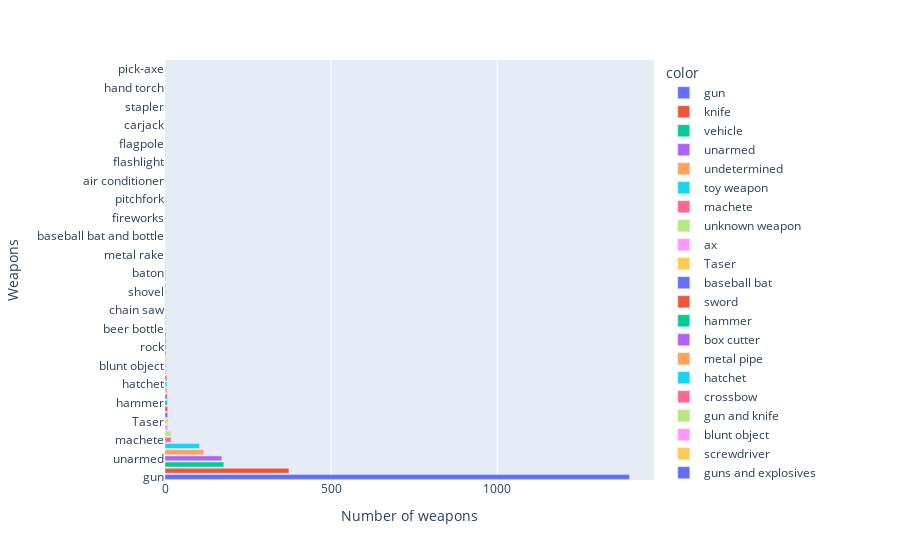

Notebook code for this chart:
### Code cell
weapons = un_armed_df.armed.value_counts()
weapons_bar = px.bar(y=weapons.index, x=weapons.values, orientation='h', color=weapons.index, labels={'y':'Weapons', 'x':'Number of weapons'})
weapons_bar.show()

### Figure 1 — Plotly figure (JSON) as saved in the notebook; plotly's stock layout.template omitted (floating-point values rounded to 4 significant figures)
{"data": [{"alignmentgroup": "True", "hovertemplate": "color=gun<br>Number of weapons=%{x}<br>Weapons=%{y}<extra></extra>", "legendgroup": "gun", "marker": {"color": "#636efa", "pattern": {"shape": ""}}, "name": "gun", "offsetgroup": "gun", "orientation": "h", "showlegend": true, "textposition": "auto", "type": "bar", "x": [1398], "xaxis": "x", "y": ["gun"], "yaxis": "y"}, {"alignmentgroup": "True", "hovertemplate": "color=knife<br>Number of weapons=%{x}<br>Weapons=%{y}<extra></extra>", "legendgroup": "knife", "marker": {"color": "#EF553B", "pattern": {"shape": ""}}, "name": "knife", "offsetgroup": "knife", "orientation": "h", "showlegend": true, "textposition": "auto", "type": "bar", "x": [373], "xaxis": "x", "y": ["knife"], "yaxis": "y"}, {"alignmentgroup": "True", "hovertemplate": "color=vehicle<br>Number of weapons=%{x}<br>Weapons=%{y}<extra></extra>", "legendgroup": "vehicle", "marker": {"color": "#00cc96", "pattern": {"shape": ""}}, "name": "vehicle", "offsetgroup": "vehicle", "orientation": "h", "showlegend": true, "textposition": "auto", "type": "bar", "x": [177], "xaxis": "x", "y": ["vehicle"], "yaxis": "y"}, {"alignmentgroup": "True", "hovertemplate": "color=unarmed<br>Number of weapons=%{x}<br>Weapons=%{y}<extra></extra>", "legendgroup": "unarmed", "marker": {"color": "#ab63fa", "pattern": {"shape": ""}}, "name": "unarmed", "offsetgroup": "unarmed", "orientation": "h", "showlegend": true, "textposition": "auto", "type": "bar", "x": [171], "xaxis": "x", "y": ["unarmed"], "yaxis": "y"}, {"alignmentgroup": "True", "hovertemplate": "color=undetermined<br>Number of weapons=%{x}<br>Weapons=%{y}<extra></extra>", "legendgroup": "undetermined", "marker": {"color": "#FFA15A", "pattern": {"shape": ""}}, "name": "undetermined", "offsetgroup": "undetermined", "orientation": "h", "showlegend": true, "textposition": "auto", "type": "bar", "x": [117], "xaxis": "x", "y": ["undetermined"], "yaxis": "y"}, {"alignmentgroup": "True", "hovertemplate": "color=toy weapon<br>Number of weapons=%{x}<br>Weapons=%{y}<extra></extra>", "legendgroup": "toy weapon", "marker": {"color": "#19d3f3", "pattern": {"shape": ""}}, "name": "toy weapon", "offsetgroup": "toy weapon", "orientation": "h", "showlegend": true, "textposition": "auto", "type": "bar", "x": [104], "xaxis": "x", "y": ["toy weapon"], "yaxis": "y"}, {"alignmentgroup": "True", "hovertemplate": "color=machete<br>Number of weapons=%{x}<br>Weapons=%{y}<extra></extra>", "legendgroup": "machete", "marker": {"color": "#FF6692", "pattern": {"shape": ""}}, "name": "machete", "offsetgroup": "machete", "orientation": "h", "showlegend": true, "textposition": "auto", "type": "bar", "x": [18], "xaxis": "x", "y": ["machete"], "yaxis": "y"}, {"alignmentgroup": "True", "hovertemplate": "color=unknown weapon<br>Number of weapons=%{x}<br>Weapons=%{y}<extra></extra>", "legendgroup": "unknown weapon", "marker": {"color": "#B6E880", "pattern": {"shape": ""}}, "name": "unknown weapon", "offsetgroup": "unknown weapon", "orientation": "h", "showlegend": true, "textposition": "auto", "type": "bar", "x": [18], "xaxis": "x", "y": ["unknown weapon"], "yaxis": "y"}, {"alignmentgroup": "True", "hovertemplate": "color=ax<br>Number of weapons=%{x}<br>Weapons=%{y}<extra></extra>", "legendgroup": "ax", "marker": {"color": "#FF97FF", "pattern": {"shape": ""}}, "name": "ax", "offsetgroup": "ax", "orientation": "h", "showlegend": true, "textposition": "auto", "type": "bar", "x": [9], "xaxis": "x", "y": ["ax"], "yaxis": "y"}, {"alignmentgroup": "True", "hovertemplate": "color=Taser<br>Number of weapons=%{x}<br>Weapons=%{y}<extra></extra>", "legendgroup": "Taser", "marker": {"color": "#FECB52", "pattern": {"shape": ""}}, "name": "Taser", "offsetgroup": "Taser", "orientation": "h", "showlegend": true, "textposition": "auto", "type": "bar", "x": [9], "xaxis": "x", "y": ["Taser"], "yaxis": "y"}, {"alignmentgroup": "True", "hovertemplate": "color=baseball bat<br>Number of weapons=%{x}<br>Weapons=%{y}<extra></extra>", "legendgroup": "baseball bat", "marker": {"color": "#636efa", "pattern": {"shape": ""}}, "name": "baseball bat", "offsetgroup": "baseball bat", "orientation": "h", "showlegend": true, "textposition": "auto", "type": "bar", "x": [8], "xaxis": "x", "y": ["baseball bat"], "yaxis": "y"}, {"alignmentgroup": "True", "hovertemplate": "color=sword<br>Number of weapons=%{x}<br>Weapons=%{y}<extra></extra>", "legendgroup": "sword", "marker": {"color": "#EF553B", "pattern": {"shape": ""}}, "name": "sword", "offsetgroup": "sword", "orientation": "h", "showlegend": true, "textposition": "auto", "type": "bar", "x": [8], "xaxis": "x", "y": ["sword"], "yaxis": "y"}, {"alignmentgroup": "True", "hovertemplate": "color=hammer<br>Number of weapons=%{x}<br>Weapons=%{y}<extra></extra>", "legendgroup": "hammer", "marker": {"color": "#00cc96", "pattern": {"shape": ""}}, "name": "hammer", "offsetgroup": "hammer", "orientation": "h", "showlegend": true, "textposition": "auto", "type": "bar", "x": [7], "xaxis": "x", "y": ["hammer"], "yaxis": "y"}, {"alignmentgroup": "True", "hovertemplate": "color=box cutter<br>Number of weapons=%{x}<br>Weapons=%{y}<extra></extra>", "legendgroup": "box cutter", "marker": {"color": "#ab63fa", "pattern": {"shape": ""}}, "name": "box cutter", "offsetgroup": "box cutter", "orientation": "h", "showlegend": true, "textposition": "auto", "type": "bar", "x": [7], "xaxis": "x", "y": ["box cutter"], "yaxis": "y"}, {"alignmentgroup": "True", "hovertemplate": "color=metal pipe<br>Number of weapons=%{x}<br>Weapons=%{y}<extra></extra>", "legendgroup": "metal pipe", "marker": {"color": "#FFA15A", "pattern": {"shape": ""}}, "name": "metal pipe", "offsetgroup": "metal pipe", "orientation": "h", "showlegend": true, "textposition": "auto", "type": "bar", "x": [7], "xaxis": "x", "y": ["metal pipe"], "yaxis": "y"}, {"alignmentgroup": "True", "hovertemplate": "color=hatchet<br>Number of weapons=%{x}<br>Weapons=%{y}<extra></extra>", "legendgroup": "hatchet", "marker": {"color": "#19d3f3", "pattern": {"shape": ""}}, "name": "hatchet", "offsetgroup": "hatchet", "orientation": "h", "showlegend": true, "textposition": "auto", "type": "bar", "x": [6], "xaxis": "x", "y": ["hatchet"], "yaxis": "y"}, {"alignmentgroup": "True", "hovertemplate": "color=crossbow<br>Number of weapons=%{x}<br>Weapons=%{y}<extra></extra>", "legendgroup": "crossbow", "marker": {"color": "#FF6692", "pattern": {"shape": ""}}, "name": "crossbow", "offsetgroup": "crossbow", "orientation": "h", "showlegend": true, "textposition": "auto", "type": "bar", "x": [6], "xaxis": "x", "y": ["crossbow"], "yaxis": "y"}, {"alignmentgroup": "True", "hovertemplate": "color=gun and knife<br>Number of weapons=%{x}<br>Weapons=%{y}<extra></extra>", "legendgroup": "gun and knife", "marker": {"color": "#B6E880", "pattern": {"shape": ""}}, "name": "gun and knife", "offsetgroup": "gun and knife", "orientation": "h", "showlegend": true, "textposition": "auto", "type": "bar", "x": [5], "xaxis": "x", "y": ["gun and knife"], "yaxis": "y"}, {"alignmentgroup": "True", "hovertemplate": "color=blunt object<br>Number of weapons=%{x}<br>Weapons=%{y}<extra></extra>", "legendgroup": "blunt object", "marker": {"color": "#FF97FF", "pattern": {"shape": ""}}, "name": "blunt object", "offsetgroup": "blunt object", "orientation": "h", "showlegend": true, "textposition": "auto", "type": "bar", "x": [5], "xaxis": "x", "y": ["blunt object"], "yaxis": "y"}, {"alignmentgroup": "True", "hovertemplate": "color=screwdriver<br>Number of weapons=%{x}<br>Weapons=%{y}<extra></extra>", "legendgroup": "screwdriver", "marker": {"color": "#FECB52", "pattern": {"shape": ""}}, "name": "screwdriver", "offsetgroup": "screwdriver", "orientation": "h", "showlegend": true, "textposition": "auto", "type": "bar", "x": [5], "xaxis": "x", "y": ["screwdriver"], "yaxis": "y"}, {"alignmentgroup": "True", "hovertemplate": "color=guns and explosives<br>Number of weapons=%{x}<br>Weapons=%{y}<extra></extra>", "legendgroup": "guns and explosives", "marker": {"color": "#636efa", "pattern": {"shape": ""}}, "name": "guns and explosives", "offsetgroup": "guns and explosives", "orientation": "h", "showlegend": true, "textposition": "auto", "type": "bar", "x": [3], "xaxis": "x", "y": ["guns and explosives"], "yaxis": "y"}, {"alignmentgroup": "True", "hovertemplate": "color=rock<br>Number of weapons=%{x}<br>Weapons=%{y}<extra></extra>", "legendgroup": "rock", "marker": {"color": "#EF553B", "pattern": {"shape": ""}}, "name": "rock", "offsetgroup": "rock", "orientation": "h", "showlegend": true, "textposition": "auto", "type": "bar", "x": [3], "xaxis": "x", "y": ["rock"], "yaxis": "y"}, {"alignmentgroup": "True", "hovertemplate": "color=metal stick<br>Number of weapons=%{x}<br>Weapons=%{y}<extra></extra>", "legendgroup": "metal stick", "marker": {"color": "#00cc96", "pattern": {"shape": ""}}, "name": "metal stick", "offsetgroup": "metal stick", "orientation": "h", "showlegend": true, "textposition": "auto", "type": "bar", "x": [3], "xaxis": "x", "y": ["metal stick"], "yaxis": "y"}, {"alignmentgroup": "True", "hovertemplate": "color=scissors<br>Number of weapons=%{x}<br>Weapons=%{y}<extra></extra>", "legendgroup": "scissors", "marker": {"color": "#ab63fa", "pattern": {"shape": ""}}, "name": "scissors", "offsetgroup": "scissors", "orientation": "h", "showlegend": true, "textposition": "auto", "type": "bar", "x": [3], "xaxis": "x", "y": ["scissors"], "yaxis": "y"}, {"alignmentgroup": "True", "hovertemplate": "color=beer bottle<br>Number of weapons=%{x}<br>Weapons=%{y}<extra></extra>", "legendgroup": "beer bottle", "marker": {"color": "#FFA15A", "pattern": {"shape": ""}}, "name": "beer bottle", "offsetgroup": "beer bottle", "orientation": "h", "showlegend": true, "textposition": "auto", "type": "bar", "x": [2], "xaxis": "x", "y": ["beer bottle"], "yaxis": "y"}, {"alignmentgroup": "True", "hovertemplate": "color=hatchet and gun<br>Number of weapons=%{x}<br>Weapons=%{y}<extra></extra>", "legendgroup": "hatchet and gun", "marker": {"color": "#19d3f3", "pattern": {"shape": ""}}, "name": "hatchet and gun", "offsetgroup": "hatchet and gun", "orientation": "h", "showlegend": true, "textposition": "auto", "type": "bar", "x": [2], "xaxis": "x", "y": ["hatchet and gun"], "yaxis": "y"}, {"alignmentgroup": "True", "hovertemplate": "color=piece of wood<br>Number of weapons=%{x}<br>Weapons=%{y}<extra></extra>", "legendgroup": "piece of wood", "marker": {"color": "#FF6692", "pattern": {"shape": ""}}, "name": "piece of wood", "offsetgroup": "piece of wood", "orientation": "h", "showlegend": true, "textposition": "auto", "type": "bar", "x": [2], "xaxis": "x", "y": ["piece of wood"], "yaxis": "y"}, {"alignmentgroup": "True", "hovertemplate": "color=chain saw<br>Number of weapons=%{x}<br>Weapons=%{y}<extra></extra>", "legendgroup": "chain saw", "marker": {"color": "#B6E880", "pattern": {"shape": ""}}, "name": "chain saw", "offsetgroup": "chain saw", "orientation": "h", "showlegend": true, "textposition": "auto", "type": "bar", "x": [2], "xaxis": "x", "y": ["chain saw"], "yaxis": "y"}, {"alignmentgroup": "True", "hovertemplate": "color=pipe<br>Number of weapons=%{x}<br>Weapons=%{y}<extra></extra>", "legendgroup": "pipe", "marker": {"color": "#FF97FF", "pattern": {"shape": ""}}, "name": "pipe", "offsetgroup": "pipe", "orientation": "h", "showlegend": true, "textposition": "auto", "type": "bar", "x": [2], "xaxis": "x", "y": ["pipe"], "yaxis": "y"}, {"alignmentgroup": "True", "hovertemplate": "color=brick<br>Number of weapons=%{x}<br>Weapons=%{y}<extra></extra>", "legendgroup": "brick", "marker": {"color": "#FECB52", "pattern": {"shape": ""}}, "name": "brick", "offsetgroup": "brick", "orientation": "h", "showlegend": true, "textposition": "auto", "type": "bar", "x": [2], "xaxis": "x", "y": ["brick"], "yaxis": "y"}, {"alignmentgroup": "True", "hovertemplate": "color=shovel<br>Number of weapons=%{x}<br>Weapons=%{y}<extra></extra>", "legendgroup": "shovel", "marker": {"color": "#636efa", "pattern": {"shape": ""}}, "name": "shovel", "offsetgroup": "shovel", "orientation": "h", "showlegend": true, "textposition": "auto", "type": "bar", "x": [2], "xaxis": "x", "y": ["shovel"], "yaxis": "y"}, {"alignmentgroup": "True", "hovertemplate": "color=metal object<br>Number of weapons=%{x}<br>Weapons=%{y}<extra></extra>", "legendgroup": "metal object", "marker": {"color": "#EF553B", "pattern": {"shape": ""}}, "name": "metal object", "offsetgroup": "metal object", "orientation": "h", "showlegend": true, "textposition": "auto", "type": "bar", "x": [2], "xaxis": "x", "y": ["metal object"], "yaxis": "y"}, {"alignmentgroup": "True", "hovertemplate": "color=metal pole<br>Number of weapons=%{x}<br>Weapons=%{y}<extra></extra>", "legendgroup": "metal pole", "marker": {"color": "#00cc96", "pattern": {"shape": ""}}, "name": "metal pole", "offsetgroup": "metal pole", "orientation": "h", "showlegend": true, "textposition": "auto", "type": "bar", "x": [2], "xaxis": "x", "y": ["metal pole"], "yaxis": "y"}, {"alignmentgroup": "True", "hovertemplate": "color=baton<br>Number of weapons=%{x}<br>Weapons=%{y}<extra></extra>", "legendgroup": "baton", "marker": {"color": "#ab63fa", "pattern": {"shape": ""}}, "name": "baton", "offsetgroup": "baton", "orientation": "h", "showlegend": true, "textposition": "auto", "type": "bar", "x": [2], "xaxis": "x", "y": ["baton"], "yaxis": "y"}, {"alignmentgroup": "True", "hovertemplate": "color=meat cleaver<br>Number of weapons=%{x}<br>Weapons=%{y}<extra></extra>", "legendgroup": "meat cleaver", "marker": {"color": "#FFA15A", "pattern": {"shape": ""}}, "name": "meat cleaver", "offsetgroup": "meat cleaver", "orientation": "h", "showlegend": true, "textposition": "auto", "type": "bar", "x": [2], "xaxis": "x", "y": ["meat cleaver"], "yaxis": "y"}, {"alignmentgroup": "True", "hovertemplate": "color=sharp object<br>Number of weapons=%{x}<br>Weapons=%{y}<extra></extra>", "legendgroup": "sharp object", "marker": {"color": "#19d3f3", "pattern": {"shape": ""}}, "name": "sharp object", "offsetgroup": "sharp object", "orientation": "h", "showlegend": true, "textposition": "auto", "type": "bar", "x": [2], "xaxis": "x", "y": ["sharp object"], "yaxis": "y"}, {"alignmentgroup": "True", "hovertemplate": "color=metal rake<br>Number of weapons=%{x}<br>Weapons=%{y}<extra></extra>", "legendgroup": "metal rake", "marker": {"color": "#FF6692", "pattern": {"shape": ""}}, "name": "metal rake", "offsetgroup": "metal rake", "orientation": "h", "showlegend": true, "textposition": "auto", "type": "bar", "x": [1], "xaxis": "x", "y": ["metal rake"], "yaxis": "y"}, {"alignmentgroup": "True", "hovertemplate": "color=motorcycle<br>Number of weapons=%{x}<br>Weapons=%{y}<extra></extra>", "legendgroup": "motorcycle", "marker": {"color": "#B6E880", "pattern": {"shape": ""}}, "name": "motorcycle", "offsetgroup": "motorcycle", "orientation": "h", "showlegend": true, "textposition": "auto", "type": "bar", "x": [1], "xaxis": "x", "y": ["motorcycle"], "yaxis": "y"}, {"alignmentgroup": "True", "hovertemplate": "color=glass shard<br>Number of weapons=%{x}<br>Weapons=%{y}<extra></extra>", "legendgroup": "glass shard", "marker": {"color": "#FF97FF", "pattern": {"shape": ""}}, "name": "glass shard", "offsetgroup": "glass shard", "orientation": "h", "showlegend": true, "textposition": "auto", "type": "bar", "x": [1], "xaxis": "x", "y": ["glass shard"], "yaxis": "y"}, {"alignmentgroup": "True", "hovertemplate": "color=baseball bat and bottle<br>Number of weapons=%{x}<br>Weapons=%{y}<extra></extra>", "legendgroup": "baseball bat and bottle", "marker": {"color": "#FECB52", "pattern": {"shape": ""}}, "name": "baseball bat and bottle", "offsetgroup": "baseball bat and bottle", "orientation": "h", "showlegend": true, "textposition": "auto", "type": "bar", "x": [1], "xaxis": "x", "y": ["baseball bat and bottle"], "yaxis": "y"}, {"alignmentgroup": "True", "hovertemplate": "color=crowbar<br>Number of weapons=%{x}<br>Weapons=%{y}<extra></extra>", "legendgroup": "crowbar", "marker": {"color": "#636efa", "pattern": {"shape": ""}}, "name": "crowbar", "offsetgroup": "crowbar", "orientation": "h", "showlegend": true, "textposition": "auto", "type": "bar", "x": [1], "xaxis": "x", "y": ["crowbar"], "yaxis": "y"}, {"alignmentgroup": "True", "hovertemplate": "color=oar<br>Number of weapons=%{x}<br>Weapons=%{y}<extra></extra>", "legendgroup": "oar", "marker": {"color": "#EF553B", "pattern": {"shape": ""}}, "name": "oar", "offsetgroup": "oar", "orientation": "h", "showlegend": true, "textposition": "auto", "type": "bar", "x": [1], "xaxis": "x", "y": ["oar"], "yaxis": "y"}, {"alignmentgroup": "True", "hovertemplate": "color=fireworks<br>Number of weapons=%{x}<br>Weapons=%{y}<extra></extra>", "legendgroup": "fireworks", "marker": {"color": "#00cc96", "pattern": {"shape": ""}}, "name": "fireworks", "offsetgroup": "fireworks", "orientation": "h", "showlegend": true, "textposition": "auto", "type": "bar", "x": [1], "xaxis": "x", "y": ["fireworks"], "yaxis": "y"}, {"alignmentgroup": "True", "hovertemplate": "color=machete and gun<br>Number of weapons=%{x}<br>Weapons=%{y}<extra></extra>", "legendgroup": "machete and gun", "marker": {"color": "#ab63fa", "pattern": {"shape": ""}}, "name": "machete and gun", "offsetgroup": "machete and gun", "orientation": "h", "showlegend": true, "textposition": "auto", "type": "bar", "x": [1], "xaxis": "x", "y": ["machete and gun"], "yaxis": "y"}, {"alignmentgroup": "True", "hovertemplate": "color=bayonet<br>Number of weapons=%{x}<br>Weapons=%{y}<extra></extra>", "legendgroup": "bayonet", "marker": {"color": "#FFA15A", "pattern": {"shape": ""}}, "name": "bayonet", "offsetgroup": "bayonet", "orientation": "h", "showlegend": true, "textposition": "auto", "type": "bar", "x": [1], "xaxis": "x", "y": ["bayonet"], "yaxis": "y"}, {"alignmentgroup": "True", "hovertemplate": "color=pitchfork<br>Number of weapons=%{x}<br>Weapons=%{y}<extra></extra>", "legendgroup": "pitchfork", "marker": {"color": "#19d3f3", "pattern": {"shape": ""}}, "name": "pitchfork", "offsetgroup": "pitchfork", "orientation": "h", "showlegend": true, "textposition": "auto", "type": "bar", "x": [1], "xaxis": "x", "y": ["pitchfork"], "yaxis": "y"}, {"alignmentgroup": "True", "hovertemplate": "color=tire iron<br>Number of weapons=%{x}<br>Weapons=%{y}<extra></extra>", "legendgroup": "tire iron", "marker": {"color": "#FF6692", "pattern": {"shape": ""}}, "name": "tire iron", "offsetgroup": "tire iron", "orientation": "h", "showlegend": true, "textposition": "auto", "type": "bar", "x": [1], "xaxis": "x", "y": ["tire iron"], "yaxis": "y"}, {"alignmentgroup": "True", "hovertemplate": "color=pole and knife<br>Number of weapons=%{x}<br>Weapons=%{y}<extra></extra>", "legendgroup": "pole and knife", "marker": {"color": "#B6E880", "pattern": {"shape": ""}}, "name": "pole and knife", "offsetgroup": "pole and knife", "orientation": "h", "showlegend": true, "textposition": "auto", "type": "bar", "x": [1], "xaxis": "x", "y": ["pole and knife"], "yaxis": "y"}, {"alignmentgroup": "True", "hovertemplate": "color=air conditioner<br>Number of weapons=%{x}<br>Weapons=%{y}<extra></extra>", "legendgroup": "air conditioner", "marker": {"color": "#FF97FF", "pattern": {"shape": ""}}, "name": "air conditioner", "offsetgroup": "air conditioner", "orientation": "h", "showlegend": true, "textposition": "auto", "type": "bar", "x": [1], "xaxis": "x", "y": ["air conditioner"], "yaxis": "y"}, {"alignmentgroup": "True", "hovertemplate": "color=bean-bag gun<br>Number of weapons=%{x}<br>Weapons=%{y}<extra></extra>", "legendgroup": "bean-bag gun", "marker": {"color": "#FECB52", "pattern": {"shape": ""}}, "name": "bean-bag gun", "offsetgroup": "bean-bag gun", "orientation": "h", "showlegend": true, "textposition": "auto", "type": "bar", "x": [1], "xaxis": "x", "y": ["bean-bag gun"], "yaxis": "y"}, {"alignmentgroup": "True", "hovertemplate": "color=spear<br>Number of weapons=%{x}<br>Weapons=%{y}<extra></extra>", "legendgroup": "spear", "marker": {"color": "#636efa", "pattern": {"shape": ""}}, "name": "spear", "offsetgroup": "spear", "orientation": "h", "showlegend": true, "textposition": "auto", "type": "bar", "x": [1], "xaxis": "x", "y": ["spear"], "yaxis": "y"}, {"alignmentgroup": "True", "hovertemplate": "color=flashlight<br>Number of weapons=%{x}<br>Weapons=%{y}<extra></extra>", "legendgroup": "flashlight", "marker": {"color": "#EF553B", "pattern": {"shape": ""}}, "name": "flashlight", "offsetgroup": "flashlight", "orientation": "h", "showlegend": true, "textposition": "auto", "type": "bar", "x": [1], "xaxis": "x", "y": ["flashlight"], "yaxis": "y"}, {"alignmentgroup": "True", "hovertemplate": "color=nail gun<br>Number of weapons=%{x}<br>Weapons=%{y}<extra></extra>", "legendgroup": "nail gun", "marker": {"color": "#00cc96", "pattern": {"shape": ""}}, "name": "nail gun", "offsetgroup": "nail gun", "orientation": "h", "showlegend": true, "textposition": "auto", "type": "bar", "x": [1], "xaxis": "x", "y": ["nail gun"], "yaxis": "y"}, {"alignmentgroup": "True", "hovertemplate": "color=lawn mower blade<br>Number of weapons=%{x}<br>Weapons=%{y}<extra></extra>", "legendgroup": "lawn mower blade", "marker": {"color": "#ab63fa", "pattern": {"shape": ""}}, "name": "lawn mower blade", "offsetgroup": "lawn mower blade", "orientation": "h", "showlegend": true, "textposition": "auto", "type": "bar", "x": [1], "xaxis": "x", "y": ["lawn mower blade"], "yaxis": "y"}, {"alignmentgroup": "True", "hovertemplate": "color=flagpole<br>Number of weapons=%{x}<br>Weapons=%{y}<extra></extra>", "legendgroup": "flagpole", "marker": {"color": "#FFA15A", "pattern": {"shape": ""}}, "name": "flagpole", "offsetgroup": "flagpole", "orientation": "h", "showlegend": true, "textposition": "auto", "type": "bar", "x": [1], "xaxis": "x", "y": ["flagpole"], "yaxis": "y"}, {"alignmentgroup": "True", "hovertemplate": "color=cordless drill<br>Number of weapons=%{x}<br>Weapons=%{y}<extra></extra>", "legendgroup": "cordless drill", "marker": {"color": "#19d3f3", "pattern": {"shape": ""}}, "name": "cordless drill", "offsetgroup": "cordless drill", "orientation": "h", "showlegend": true, "textposition": "auto", "type": "bar", "x": [1], "xaxis": "x", "y": ["cordless drill"], "yaxis": "y"}, {"alignmentgroup": "True", "hovertemplate": "color=metal hand tool<br>Number of weapons=%{x}<br>Weapons=%{y}<extra></extra>", "legendgroup": "metal hand tool", "marker": {"color": "#FF6692", "pattern": {"shape": ""}}, "name": "metal hand tool", "offsetgroup": "metal hand tool", "orientation": "h", "showlegend": true, "textposition": "auto", "type": "bar", "x": [1], "xaxis": "x", "y": ["metal hand tool"], "yaxis": "y"}, {"alignmentgroup": "True", "hovertemplate": "color=carjack<br>Number of weapons=%{x}<br>Weapons=%{y}<extra></extra>", "legendgroup": "carjack", "marker": {"color": "#B6E880", "pattern": {"shape": ""}}, "name": "carjack", "offsetgroup": "carjack", "orientation": "h", "showlegend": true, "textposition": "auto", "type": "bar", "x": [1], "xaxis": "x", "y": ["carjack"], "yaxis": "y"}, {"alignmentgroup": "True", "hovertemplate": "color=chain<br>Number of weapons=%{x}<br>Weapons=%{y}<extra></extra>", "legendgroup": "chain", "marker": {"color": "#FF97FF", "pattern": {"shape": ""}}, "name": "chain", "offsetgroup": "chain", "orientation": "h", "showlegend": true, "textposition": "auto", "type": "bar", "x": [1], "xaxis": "x", "y": ["chain"], "yaxis": "y"}, {"alignmentgroup": "True", "hovertemplate": "color=contractor's level<br>Number of weapons=%{x}<br>Weapons=%{y}<extra></extra>", "legendgroup": "contractor's level", "marker": {"color": "#FECB52", "pattern": {"shape": ""}}, "name": "contractor's level", "offsetgroup": "contractor's level", "orientation": "h", "showlegend": true, "textposition": "auto", "type": "bar", "x": [1], "xaxis": "x", "y": ["contractor's level"], "yaxis": "y"}, {"alignmentgroup": "True", "hovertemplate": "color=stapler<br>Number of weapons=%{x}<br>Weapons=%{y}<extra></extra>", "legendgroup": "stapler", "marker": {"color": "#636efa", "pattern": {"shape": ""}}, "name": "stapler", "offsetgroup": "stapler", "orientation": "h", "showlegend": true, "textposition": "auto", "type": "bar", "x": [1], "xaxis": "x", "y": ["stapler"], "yaxis": "y"}, {"alignmentgroup": "True", "hovertemplate": "color=baseball bat and fireplace poker<br>Number of weapons=%{x}<br>Weapons=%{y}<extra></extra>", "legendgroup": "baseball bat and fireplace poker", "marker": {"color": "#EF553B", "pattern": {"shape": ""}}, "name": "baseball bat and fireplace poker", "offsetgroup": "baseball bat and fireplace poker", "orientation": "h", "showlegend": true, "textposition": "auto", "type": "bar", "x": [1], "xaxis": "x", "y": ["baseball bat and fireplace poker"], "yaxis": "y"}, {"alignmentgroup": "True", "hovertemplate": "color=straight edge razor<br>Number of weapons=%{x}<br>Weapons=%{y}<extra></extra>", "legendgroup": "straight edge razor", "marker": {"color": "#00cc96", "pattern": {"shape": ""}}, "name": "straight edge razor", "offsetgroup": "straight edge razor", "orientation": "h", "showlegend": true, "textposition": "auto", "type": "bar", "x": [1], "xaxis": "x", "y": ["straight edge razor"], "yaxis": "y"}, {"alignmentgroup": "True", "hovertemplate": "color=hand torch<br>Number of weapons=%{x}<br>Weapons=%{y}<extra></extra>", "legendgroup": "hand torch", "marker": {"color": "#ab63fa", "pattern": {"shape": ""}}, "name": "hand torch", "offsetgroup": "hand torch", "orientation": "h", "showlegend": true, "textposition": "auto", "type": "bar", "x": [1], "xaxis": "x", "y": ["hand torch"], "yaxis": "y"}, {"alignmentgroup": "True", "hovertemplate": "color=garden tool<br>Number of weapons=%{x}<br>Weapons=%{y}<extra></extra>", "legendgroup": "garden tool", "marker": {"color": "#FFA15A", "pattern": {"shape": ""}}, "name": "garden tool", "offsetgroup": "garden tool", "orientation": "h", "showlegend": true, "textposition": "auto", "type": "bar", "x": [1], "xaxis": "x", "y": ["garden tool"], "yaxis": "y"}, {"alignmentgroup": "True", "hovertemplate": "color=pole<br>Number of weapons=%{x}<br>Weapons=%{y}<extra></extra>", "legendgroup": "pole", "marker": {"color": "#19d3f3", "pattern": {"shape": ""}}, "name": "pole", "offsetgroup": "pole", "orientation": "h", "showlegend": true, "textposition": "auto", "type": "bar", "x": [1], "xaxis": "x", "y": ["pole"], "yaxis": "y"}, {"alignmentgroup": "True", "hovertemplate": "color=pick-axe<br>Number of weapons=%{x}<br>Weapons=%{y}<extra></extra>", "legendgroup": "pick-axe", "marker": {"color": "#FF6692", "pattern": {"shape": ""}}, "name": "pick-axe", "offsetgroup": "pick-axe", "orientation": "h", "showlegend": true, "textposition": "auto", "type": "bar", "x": [1], "xaxis": "x", "y": ["pick-axe"], "yaxis": "y"}, {"alignmentgroup": "True", "hovertemplate": "color=pen<br>Number of weapons=%{x}<br>Weapons=%{y}<extra></extra>", "legendgroup": "pen", "marker": {"color": "#B6E880", "pattern": {"shape": ""}}, "name": "pen", "offsetgroup": "pen", "orientation": "h", "showlegend": true, "textposition": "auto", "type": "bar", "x": [1], "xaxis": "x", "y": ["pen"], "yaxis": "y"}], "layout": {"barmode": "relative", "legend": {"title": {"text": "color"}, "tracegroupgap": 0}, "margin": {"t": 60}, "xaxis": {"anchor": "y", "domain": [0, 1], "title": {"text": "Number of weapons"}}, "yaxis": {"anchor": "x", "domain": [0, 1], "title": {"text": "Weapons"}}}}
